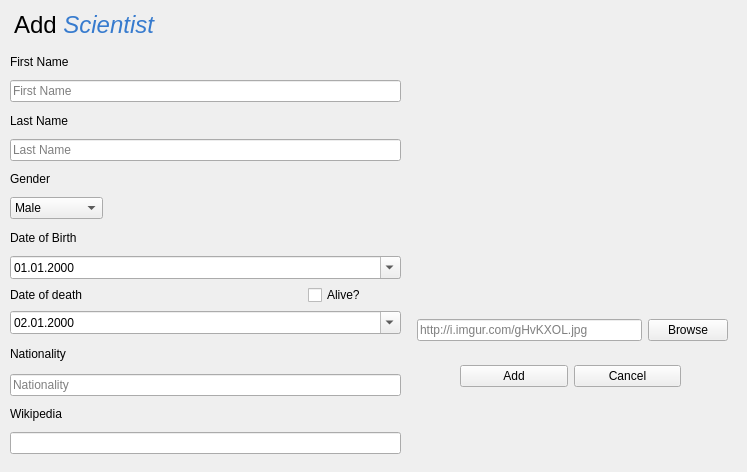
<?xml version="1.0" encoding="UTF-8"?>
<ui version="4.0">
 <class>ScientistDialog</class>
 <widget class="QDialog" name="ScientistDialog">
  <property name="geometry">
   <rect>
    <x>0</x>
    <y>0</y>
    <width>747</width>
    <height>472</height>
   </rect>
  </property>
  <property name="minimumSize">
   <size>
    <width>730</width>
    <height>410</height>
   </size>
  </property>
  <property name="windowTitle">
   <string>Add Scientist Dialog</string>
  </property>
  <widget class="QLabel" name="label_addScientistTitle">
   <property name="geometry">
    <rect>
     <x>14</x>
     <y>0</y>
     <width>361</width>
     <height>51</height>
    </rect>
   </property>
   <property name="text">
    <string>&lt;html&gt;&lt;head/&gt;&lt;body&gt;&lt;p&gt;&lt;span style=&quot; font-size:18pt;&quot;&gt;Add &lt;/span&gt;&lt;span style=&quot; font-size:18pt; font-style:italic; color:#377bce;&quot;&gt;Scientist&lt;/span&gt;&lt;/p&gt;&lt;/body&gt;&lt;/html&gt;</string>
   </property>
  </widget>
  <widget class="QWidget" name="layoutWidget">
   <property name="geometry">
    <rect>
     <x>10</x>
     <y>50</y>
     <width>391</width>
     <height>404</height>
    </rect>
   </property>
   <layout class="QGridLayout" name="gridLayout">
    <item row="9" column="3">
     <widget class="QCheckBox" name="checkBox_Alive">
      <property name="text">
       <string>Alive?</string>
      </property>
     </widget>
    </item>
    <item row="11" column="0" colspan="2">
     <widget class="QLabel" name="nationality_label">
      <property name="text">
       <string>Nationality</string>
      </property>
     </widget>
    </item>
    <item row="10" column="0" colspan="4">
     <widget class="QDateEdit" name="inputDateOfDeath">
      <property name="locale">
       <locale language="English" country="UnitedStates"/>
      </property>
      <property name="displayFormat">
       <string>dd.MM.yyyy</string>
      </property>
      <property name="calendarPopup">
       <bool>true</bool>
      </property>
      <property name="date">
       <date>
        <year>2000</year>
        <month>1</month>
        <day>2</day>
       </date>
      </property>
     </widget>
    </item>
    <item row="8" column="0" colspan="4">
     <widget class="QDateEdit" name="inputDateOfBirth">
      <property name="focusPolicy">
       <enum>Qt::WheelFocus</enum>
      </property>
      <property name="locale">
       <locale language="English" country="UnitedStates"/>
      </property>
      <property name="currentSection">
       <enum>QDateTimeEdit::DaySection</enum>
      </property>
      <property name="displayFormat">
       <string>dd.MM.yyyy</string>
      </property>
      <property name="calendarPopup">
       <bool>true</bool>
      </property>
      <property name="date">
       <date>
        <year>2000</year>
        <month>1</month>
        <day>1</day>
       </date>
      </property>
     </widget>
    </item>
    <item row="7" column="0" colspan="2">
     <widget class="QLabel" name="birth_label">
      <property name="text">
       <string>Date of Birth</string>
      </property>
     </widget>
    </item>
    <item row="13" column="0" colspan="2">
     <widget class="QLabel" name="label_wikipedia">
      <property name="text">
       <string>Wikipedia</string>
      </property>
     </widget>
    </item>
    <item row="11" column="2" colspan="2">
     <widget class="QLabel" name="label_error_nationality">
      <property name="text">
       <string>&lt;html&gt;&lt;head/&gt;&lt;body&gt;&lt;p&gt;&lt;br/&gt;&lt;/p&gt;&lt;/body&gt;&lt;/html&gt;</string>
      </property>
     </widget>
    </item>
    <item row="12" column="0" colspan="4">
     <widget class="QLineEdit" name="inputNationality">
      <property name="placeholderText">
       <string>Nationality</string>
      </property>
     </widget>
    </item>
    <item row="9" column="0" colspan="2">
     <widget class="QLabel" name="death_label">
      <property name="text">
       <string>Date of death</string>
      </property>
     </widget>
    </item>
    <item row="7" column="2" colspan="2">
     <widget class="QLabel" name="label_age_error">
      <property name="text">
       <string/>
      </property>
     </widget>
    </item>
    <item row="0" column="0" colspan="2">
     <widget class="QLabel" name="first_name_label">
      <property name="text">
       <string>First Name</string>
      </property>
     </widget>
    </item>
    <item row="1" column="0" colspan="4">
     <widget class="QLineEdit" name="inputFirstName">
      <property name="placeholderText">
       <string>First Name</string>
      </property>
     </widget>
    </item>
    <item row="5" column="0">
     <widget class="QComboBox" name="comboGender">
      <item>
       <property name="text">
        <string>Male</string>
       </property>
      </item>
      <item>
       <property name="text">
        <string>Female</string>
       </property>
      </item>
     </widget>
    </item>
    <item row="0" column="2" colspan="2">
     <widget class="QLabel" name="label_error_first_name">
      <property name="text">
       <string/>
      </property>
     </widget>
    </item>
    <item row="3" column="0" colspan="4">
     <widget class="QLineEdit" name="inputLastName">
      <property name="placeholderText">
       <string>Last Name</string>
      </property>
     </widget>
    </item>
    <item row="4" column="0" colspan="4">
     <widget class="QLabel" name="gender_label">
      <property name="text">
       <string>Gender</string>
      </property>
      <property name="alignment">
       <set>Qt::AlignLeading|Qt::AlignLeft|Qt::AlignVCenter</set>
      </property>
     </widget>
    </item>
    <item row="2" column="2" colspan="2">
     <widget class="QLabel" name="label_error_last_name">
      <property name="text">
       <string/>
      </property>
     </widget>
    </item>
    <item row="2" column="0" colspan="2">
     <widget class="QLabel" name="last_name_label">
      <property name="text">
       <string>Last Name</string>
      </property>
     </widget>
    </item>
    <item row="13" column="2" colspan="2">
     <widget class="QLabel" name="label_error_wikipedia">
      <property name="text">
       <string/>
      </property>
     </widget>
    </item>
    <item row="14" column="0" colspan="4">
     <widget class="QLineEdit" name="inputWikipedia"/>
    </item>
   </layout>
  </widget>
  <widget class="QWidget" name="layoutWidget">
   <property name="geometry">
    <rect>
     <x>460</x>
     <y>360</y>
     <width>221</width>
     <height>32</height>
    </rect>
   </property>
   <layout class="QHBoxLayout" name="horizontalLayout">
    <item>
     <widget class="QPushButton" name="btnAdd">
      <property name="text">
       <string>Add</string>
      </property>
      <property name="autoDefault">
       <bool>false</bool>
      </property>
     </widget>
    </item>
    <item>
     <widget class="QPushButton" name="btnCancel">
      <property name="text">
       <string>Cancel</string>
      </property>
      <property name="autoDefault">
       <bool>false</bool>
      </property>
     </widget>
    </item>
   </layout>
  </widget>
  <widget class="QWidget" name="layoutWidget">
   <property name="geometry">
    <rect>
     <x>417</x>
     <y>50</y>
     <width>311</width>
     <height>291</height>
    </rect>
   </property>
   <layout class="QGridLayout" name="gridLayout_2">
    <item row="1" column="0">
     <widget class="QLineEdit" name="inputImage">
      <property name="placeholderText">
       <string>http://i.imgur.com/gHvKXOL.jpg</string>
      </property>
     </widget>
    </item>
    <item row="1" column="1">
     <widget class="QPushButton" name="btnImageBrowse">
      <property name="text">
       <string>Browse</string>
      </property>
      <property name="autoDefault">
       <bool>false</bool>
      </property>
     </widget>
    </item>
    <item row="0" column="0" colspan="2">
     <widget class="QLabel" name="lblScientistImage">
      <property name="text">
       <string/>
      </property>
     </widget>
    </item>
   </layout>
  </widget>
 </widget>
 <tabstops>
  <tabstop>inputFirstName</tabstop>
  <tabstop>inputLastName</tabstop>
  <tabstop>comboGender</tabstop>
  <tabstop>inputDateOfBirth</tabstop>
  <tabstop>inputDateOfDeath</tabstop>
  <tabstop>inputNationality</tabstop>
  <tabstop>inputImage</tabstop>
 </tabstops>
 <resources/>
 <connections/>
</ui>
